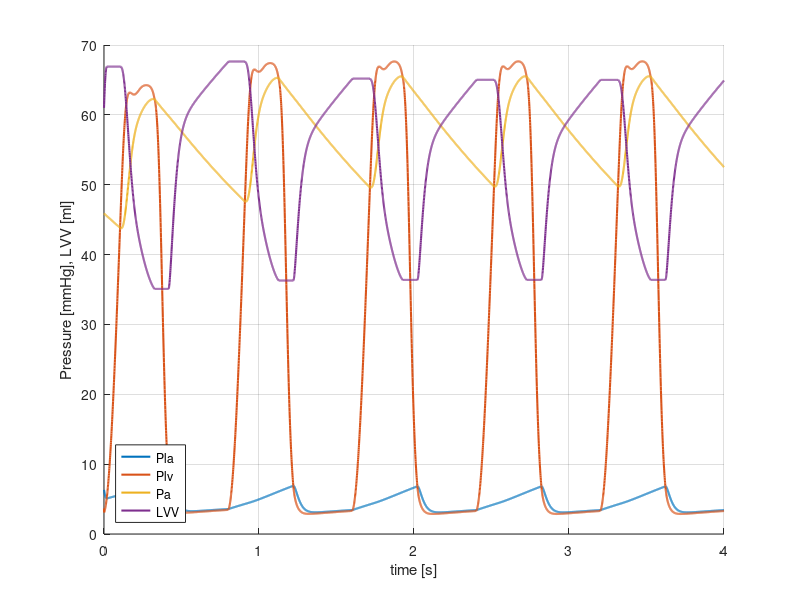
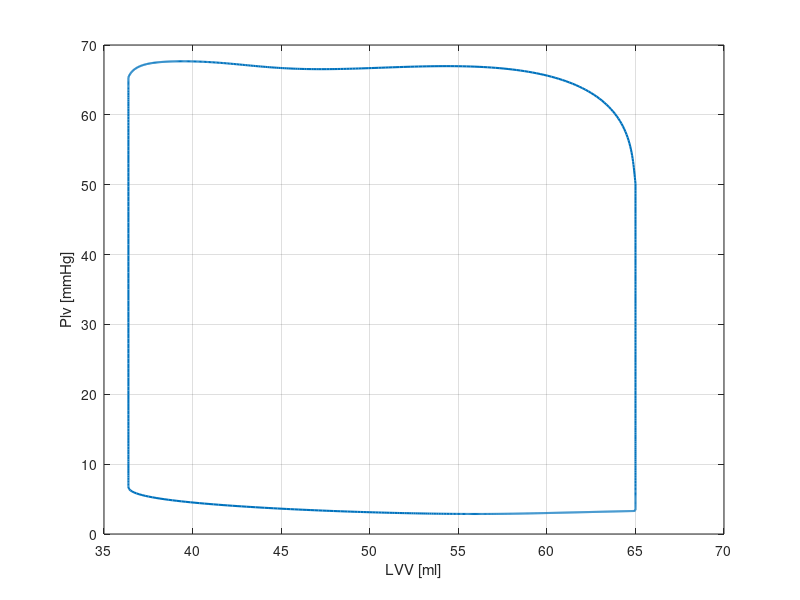

The MATLAB source for these figures, in order:
clear; close all;

% main parameters
HR  = 75;  % heart rate
per = 5; % number of simulation periods
mmHg_Pa = 133.322; % for converts

% creating the elastance function
T0 = 2.5; 
nt = 1000; % number of timesteps in a period
tn = linspace(0,T0,nt);
En = 1.55*((tn/0.7).^1.9./(1+(tn/0.7).^1.9)) .* (1./(1+(tn/1.17).^21.9));

% figure;
% plot(tn,En);
% grid on;

% real elastance
Emin = 0.06; % max elastance
Emax = 2.5; % min elastance

E0 = (Emax-Emin)*En + Emin;
t0 = linspace(0,60/HR,nt);
%making periodic
E=[];
t=[];
te=t0(end);
for i=1:per
   E = [E,E0];
   if(i==1)
       t=t0;
   else
       t = [t,t0+max(t)];
   end
end
E=[E,E(1)];
t=[t,max(t)+t(2)];

% convert E
E = E * mmHg_Pa * 1000 * 1000;

% figure;
% plot(t,E);
% grid on;

% parameters
R1 = 1.5; % mmHg s / ml   0.5-2.0
R2 = 0.005; % mmHg s / ml
R3 = 0.001; % 0.001 mmHg s / ml
R4 = 0.0398; % mmHg s / ml
C1 = 1/E(1); % ml / mmHg
C2 = 4.4; % ml / mmHg
C3 = 1.33; % ml / mmHg
L = 0.0005; % mmHg s2 / ml
V0 = 10; % cm3

% converting to SI
R1 = R1 * mmHg_Pa*1000*1000; % Pa/m3
R2 = R2 * mmHg_Pa*1000*1000; % Pa/m3
R3 = R3 * mmHg_Pa*1000*1000; % Pa/m3
R4 = R4 * mmHg_Pa*1000*1000; % Pa/m3
C1 = C1; % m3/Pa
C2 = C2 / mmHg_Pa/1000/1000; % m3/Pa
C3 = C3 / mmHg_Pa/1000/1000; % m3/Pa
L = L * mmHg_Pa*1000*1000; % Pas2/m3
V0 = V0 /1000/1000; % m3

% initial conditions
LVV0 = 61; % ml
Pla0 = 6.318; % mmHg
Pa0 = 45.891 ; % mmHg
qa0 = 0; % m3/s
Plv0 = E(1)*(LVV0-V0)/1000/1000/mmHg_Pa; % mmHg

LVV = zeros(1,nt*per+1); LVV(1) = LVV0;
Pla = zeros(1,nt*per+1); Pla(1) = Pla0;
Pa = zeros(1,nt*per+1); Pa(1) = Pa0;
qa = zeros(1,nt*per+1); qa(1) = qa0;
Plv = zeros(1,nt*per+1); Plv(1) = Plv0;

z = zeros(4,nt*per+1);
z(:,1) = [LVV0/1000/1000-V0; Pla0* mmHg_Pa; Pa0* mmHg_Pa; qa0];

% ejection
Ae = [0,0,0,-1;0,-1/R1/C2,1/R1/C2,0;0,1/R1/C3,-1/R1/C3,1/C3;E(1)/L,0,-1/L,-(R3+R4)/L];

% filling
Af = [-E(1)/R2,1/R2,0,0;E(1)/R2/C2,-(R1+R2)/R1/R2/C2,1/R1/C2,0;0,1/R1/C3,-1/R1/C3,0;0,0,0,0];

% relaxation
Ar = [0,0,0,0;0,-1/R1/C2,1/R1/C2,0;0,1/R1/C3,-1/R1/C3,0;0,0,0,0];

fig1=figure;
hold on; grid on;
% calculation
for i=1:nt*per
    
    % ejection
    if(Plv(i)>Pa(i) && Plv(i)>Pla(i))
        z(:,i+1) = z(:,i) + (t(i+1)-t(i))*Ae*z(:,i);
%         disp('eject');
    end
    
    % filling
    if(Plv(i)<Pa(i) && Plv(i)<Pla(i))
        z(:,i+1) = z(:,i) + (t(i+1)-t(i))*Af*z(:,i);
%          disp('fill');
    end
     
    % relaxation
    if(Plv(i)<Pa(i) && Plv(i)>Pla(i))
        z(:,i+1) = z(:,i) + (t(i+1)-t(i))*Ar*z(:,i);
%         disp('relax');
    end
    
    % matrix update
    Ae(4,1) = E(i+1)/L;
    Af(1,1) = -E(i+1)/R2;
    Af(2,1) = E(i+1)/R2/C2;
    
    % field var save
    LVV(i+1) = (z(1,i+1)+V0)*1000*1000; % ml
    Pla(i+1) = z(2,i+1)/mmHg_Pa; % mmHg
    Pa(i+1) = z(3,i+1)/mmHg_Pa; % mmHg
    qa(i+1) = z(4,i+1)*1000*1000; % ml
    Plv(i+1) = E(i+1)*z(1,i+1)/mmHg_Pa; % mmHg
    
    % PLOT
%     if(mod(i,100 )==0)
%         cla;
%         plot(t(1:i),Pla(1:i));
%         grid on; hold on; 
%         plot(t(1:i),Plv(1:i));
%         plot(t(1:i),Pa(1:i));
%         legend('Pla','Plv','Pa');
%         pause;
%     end
end

% cla;
plot(t(1:i),Pla(1:i),'linewidth',1.5);
grid on; hold on; 
plot(t(1:i),Plv(1:i),'linewidth',1.5);
plot(t(1:i),Pa(1:i),'linewidth',1.5);
plot(t(1:i),LVV(1:i),'linewidth',1.5);
legend('Pla','Plv','Pa','LVV','location','southwest');
xlabel('time [s]');
ylabel('Pressure [mmHg], LVV [ml]');

fig2=figure;
plot(LVV(end-nt:end),Plv(end-nt:end),'linewidth',1.5);
grid on
xlabel('LVV [ml]');
ylabel('Plv [mmHg]');

% saveas(fig1,'time-pressure.png','png');
% saveas(fig2,'lvv-plv.png','png');

% figure;
% plot(t,qa);






